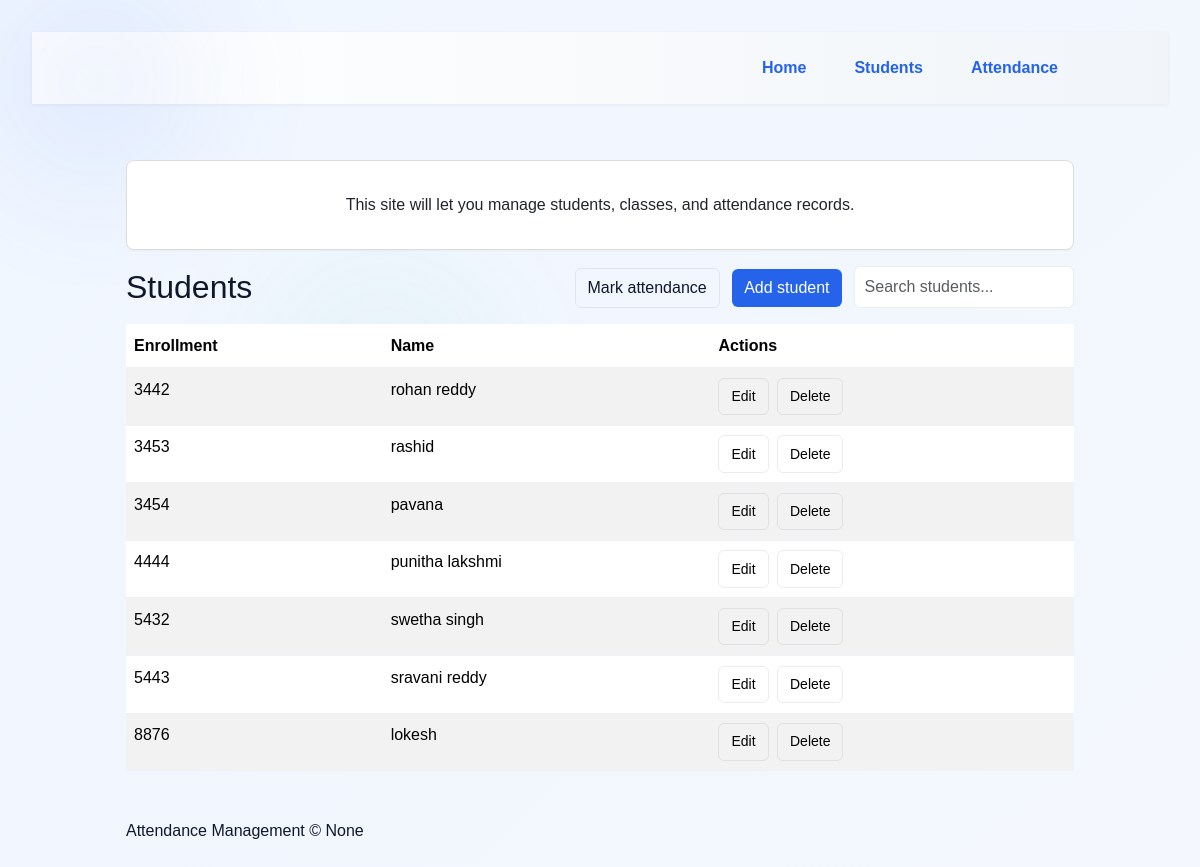
Page /attendance/students/ on the committed database.
### attendance/models.py (models this page shows, shortened)
class Student(models.Model):
	first_name = models.CharField(max_length=100)
	last_name = models.CharField(max_length=100, blank=True)
	enrollment_number = models.CharField(max_length=50, unique=True)

### attendance/views.py (the view)
# urls.py: path('students/', views.student_list, name='student_list'),
def student_list(request):
	students = Student.objects.all().order_by('enrollment_number')
	return render(request, 'attendance/student_list.html', {'students': students})

### templates/attendance/student_list.html
{% extends "home.html" %}
{% block content %}
<div class="d-flex align-items-center justify-content-between mb-3">
    <h2 class="m-0">Students</h2>
    <div>
        <a class="btn btn-outline-secondary me-2" href="{% url 'attendance:mark_attendance' %}">Mark attendance</a>
        <a class="btn btn-primary me-2" href="{% url 'attendance:student_add' %}">Add student</a>
        <input type="text" id="student-search" class="form-control d-inline-block search" style="width:220px;"
            placeholder="Search students..." aria-label="Search students">
    </div>
</div>
<table class="table table-hover table-striped data-table fade-in">
    <thead>
        <tr>
            <th>Enrollment</th>
            <th>Name</th>
            <th>Actions</th>
        </tr>
    </thead>
    <tbody>
        {% for s in students %}
        <tr>
            <td>{{ s.enrollment_number }}</td>
            <td>{{ s.first_name }} {{ s.last_name }}</td>
            <td>
                <a class="btn btn-sm btn-outline-secondary me-1"
                    href="{% url 'attendance:student_edit' s.id %}">Edit</a>
                <a class="btn btn-sm btn-outline-danger" data-confirm="Are you sure you want to delete this student?"
                    href="{% url 'attendance:student_delete' s.id %}">Delete</a>
            </td>
        </tr>
        {% empty %}
        <tr>
            <td colspan="3">No students found.</td>
        </tr>
        {% endfor %}
    </tbody>
</table>
{% endblock %}

### static/css/styles.css (style rules this page uses)
:root { --bg: #f7f9fc; --card: #ffffff; --muted: #6b7280; --primary: #2563eb; --danger: #dc2626; --accent: #10b981; }
* { box-sizing: border-box }
body.site { background: var(--bg); color: #0f172a; margin: 0; }
.btn { display: inline-block; padding: .45rem .75rem; border-radius: 6px; background: transparent; border: 1px solid rgba(15, 23, 42, .08); text-decoration: none; color: inherit }
.btn-primary { background: var(--primary); color: #fff; border: none }
.data-table { width: 100%; border-collapse: collapse }
.data-table th, .data-table td { padding: .6rem .5rem; border-bottom: 1px solid #eef2f6; text-align: left }
.fade-in { opacity: 0; transform: translateY(6px); animation: fadeIn .4s ease forwards }
input[type="text"], input[type="email"], input[type="date"], textarea { padding: .5rem .6rem; border-radius: 6px; border: 1px solid #e6eef8; outline: none }
body.site { background: linear-gradient(135deg, #f0f6ff 0%, #f7f9fc 50%, #eefbf5 100%); background-size: 400% 400%; animation: gradientShift 12s ease infinite; position: relative; z-index: 1 }
body.site::before { content: ""; position: fixed; left: -10%; top: -15%; width: 60vmax; height: 60vmax; background: radial-gradient(circle at 30% 30%, rgba(37, 99, 235, 0.08), transparent 25%), radial-gradient(circle at 70% 70%, rgba(16, 185, 129, 0.06), transparent 25%); filter: blur(40px); transform: translateZ(0); pointer-events: none; z-index: 0; animation: blob 20s linear infinite }
.btn { transition: background .18s, transform .12s, box-shadow .12s }
.data-table.fade-in tbody tr { opacity: 0; transform: translateY(6px); animation: rowIn .36s ease forwards }
.data-table.fade-in tbody tr:nth-child(1) { animation-delay: .05s }
.data-table.fade-in tbody tr:nth-child(2) { animation-delay: .08s }
.data-table.fade-in tbody tr:nth-child(3) { animation-delay: .11s }
.data-table.fade-in tbody tr:nth-child(4) { animation-delay: .14s }
.data-table.fade-in tbody tr:nth-child(5) { animation-delay: .17s }

### templates/home.html (style rules this page uses)
body { font-family: Arial, sans-serif; padding: 2rem; }

### rows in the picture
Student: enrollment_number "3442", first_name "rohan", last_name "reddy"
Student: enrollment_number "3453", first_name "rashid"
Student: enrollment_number "3454", first_name "pavana"
Student: enrollment_number "4444", first_name "punitha", last_name "lakshmi"
Student: enrollment_number "5432", first_name "swetha", last_name "singh"
Student: enrollment_number "5443", first_name "sravani", last_name "reddy"
Student: enrollment_number "8876", first_name "lokesh"

### other values in the picture
{{ now|default:None }} "None"
